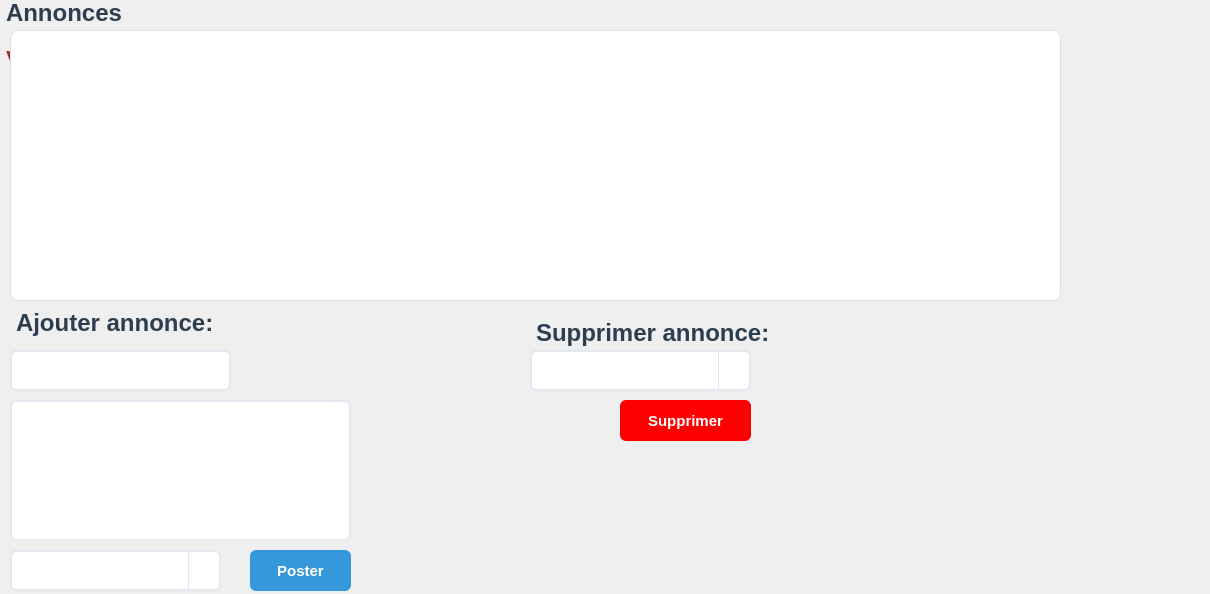
<?xml version="1.0" encoding="UTF-8"?>
<ui version="4.0">
 <class>AnnoncesPage</class>
 <widget class="QWidget" name="AnnoncesPage">
  <property name="geometry">
   <rect>
    <x>0</x>
    <y>0</y>
    <width>1210</width>
    <height>594</height>
   </rect>
  </property>
  <property name="windowTitle">
   <string>Annonces</string>
  </property>
  <property name="styleSheet">
   <string notr="true">QWidget {
    font-family: &quot;Segoe UI&quot;, &quot;Helvetica Neue&quot;, Arial, sans-serif;
    font-size: 14px;
    color: #2c3e50; 
}

QLabel {
    font-size: 22px;
    font-weight: bold;
    color: brown; 
    padding-bottom: 5px;
}
QTableWidget {
    background-color: #ffffff;
    alternate-background-color: #f8f9fa; 
    border: 1px solid #e0e0e0;
    border-radius: 8px; 
    gridline-color: #eeeeee;
    selection-background-color: #3498db; 
    selection-color: #ffffff;
    padding: 5px;
}

QHeaderView::section {
    background-color: #2c3e50; 
    color: white;
    font-weight: bold;
    font-size: 13px;
    padding: 8px;
    border: none;
    border-right: 1px solid #34495e;
}

QTableCornerButton::section {
    background-color: #2c3e50;
    border: none;
}

QLineEdit, QTextEdit {
    background-color: #ffffff;
    border: 2px solid #e2e8f0;
    border-radius: 6px;
    padding: 8px;
    color: #333333;
}

QLineEdit:focus, QTextEdit:focus {
    border: 2px solid #3498db;
    background-color: #fbfdff;
}
QComboBox {
    background-color: #ffffff;
    border: 2px solid #e2e8f0;
    border-radius: 6px;
    padding: 6px 15px;
    color: #333333;
    font-weight: bold;
}

QComboBox:hover, QComboBox:focus {
    border: 2px solid #3498db;
}
QComboBox::drop-down {
    subcontrol-origin: padding;
    subcontrol-position: top right;
    width: 30px;
    border-left: 1px solid #e2e8f0;
    border-top-right-radius: 6px;
    border-bottom-right-radius: 6px;
}
QPushButton {
    background-color: #3498db; 
    color: white;
    border: none;
    border-radius: 6px;
    padding: 10px 20px;
    font-weight: bold;
    font-size: 15px;
}

QPushButton:hover {
    background-color: #2980b9; 
}

QPushButton:pressed {
    background-color: #1f618d;
}</string>
  </property>
  <widget class="QLabel" name="label">
   <property name="geometry">
    <rect>
     <x>0</x>
     <y>0</y>
     <width>121</width>
     <height>31</height>
    </rect>
   </property>
   <property name="styleSheet">
    <string notr="true">  color: #2C3E50;
    font-family: 'Segoe UI', Arial, sans-serif;
    font-size: 24px;
    font-weight: bold;</string>
   </property>
   <property name="text">
    <string>Annonces</string>
   </property>
  </widget>
  <widget class="QLineEdit" name="titreAnnonce">
   <property name="geometry">
    <rect>
     <x>10</x>
     <y>350</y>
     <width>221</width>
     <height>41</height>
    </rect>
   </property>
  </widget>
  <widget class="QTextEdit" name="contenuAnnonce">
   <property name="geometry">
    <rect>
     <x>10</x>
     <y>400</y>
     <width>341</width>
     <height>141</height>
    </rect>
   </property>
  </widget>
  <widget class="QPushButton" name="posterAnnonce">
   <property name="geometry">
    <rect>
     <x>250</x>
     <y>550</y>
     <width>101</width>
     <height>41</height>
    </rect>
   </property>
   <property name="text">
    <string>Poster</string>
   </property>
  </widget>
  <widget class="QLabel" name="msgVide">
   <property name="geometry">
    <rect>
     <x>0</x>
     <y>40</y>
     <width>521</width>
     <height>41</height>
    </rect>
   </property>
   <property name="styleSheet">
    <string notr="true"/>
   </property>
   <property name="text">
    <string>Vous n'avez pas d'annonces pour le moment!!</string>
   </property>
  </widget>
  <widget class="QComboBox" name="classeChoix">
   <property name="geometry">
    <rect>
     <x>10</x>
     <y>550</y>
     <width>211</width>
     <height>41</height>
    </rect>
   </property>
  </widget>
  <widget class="QLabel" name="addAnnonce">
   <property name="geometry">
    <rect>
     <x>10</x>
     <y>310</y>
     <width>211</width>
     <height>31</height>
    </rect>
   </property>
   <property name="styleSheet">
    <string notr="true">  color: #2C3E50;
    font-family: 'Segoe UI', Arial, sans-serif;
    font-size: 24px;
    font-weight: bold;</string>
   </property>
   <property name="text">
    <string>Ajouter annonce:</string>
   </property>
  </widget>
  <widget class="QTableWidget" name="tableAnnonces">
   <property name="geometry">
    <rect>
     <x>10</x>
     <y>30</y>
     <width>1051</width>
     <height>271</height>
    </rect>
   </property>
  </widget>
  <widget class="QLabel" name="supprimerAnnoncelbl">
   <property name="geometry">
    <rect>
     <x>530</x>
     <y>320</y>
     <width>241</width>
     <height>31</height>
    </rect>
   </property>
   <property name="styleSheet">
    <string notr="true">  color: #2C3E50;
    font-family: 'Segoe UI', Arial, sans-serif;
    font-size: 24px;
    font-weight: bold;</string>
   </property>
   <property name="text">
    <string>Supprimer annonce:</string>
   </property>
  </widget>
  <widget class="QComboBox" name="delAnnonce">
   <property name="geometry">
    <rect>
     <x>530</x>
     <y>350</y>
     <width>221</width>
     <height>41</height>
    </rect>
   </property>
  </widget>
  <widget class="QPushButton" name="supprimerAnnonce">
   <property name="geometry">
    <rect>
     <x>620</x>
     <y>400</y>
     <width>131</width>
     <height>41</height>
    </rect>
   </property>
   <property name="styleSheet">
    <string notr="true">background-color:red;</string>
   </property>
   <property name="text">
    <string>Supprimer</string>
   </property>
  </widget>
 </widget>
 <resources/>
 <connections/>
</ui>
